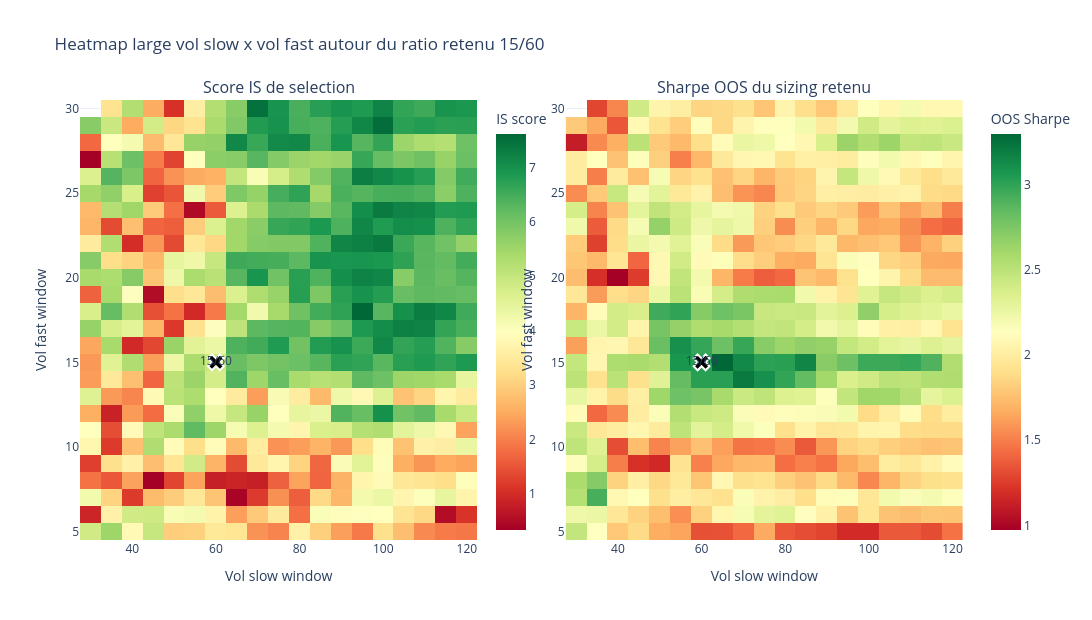

The code cell stored with this chart in its notebook:
### Markdown cell above
## 4. Stabilité Large du Couple `vol_fast x vol_slow`

Cette section repond directement a la question:

- est-ce que `15/60` est un point isole,
- ou bien est-ce qu'il vit dans une vraie zone stable,
- et que racontent les couples voisins en IS puis en OOS.

Lecture:

- axe `x` = fenetre **slow**
- axe `y` = fenetre **fast**
- la case `15/60` est marquee explicitement
- on regarde a la fois le **score IS de selection** et le **Sharpe OOS** de l'overlay retenu

### Code cell
stability_fast_windows = list(range(5, 31))
stability_slow_windows = list(range(30, 121, 5))
stability_all_windows = sorted(set(stability_fast_windows + stability_slow_windows))

minute_df = pd.read_parquet(dataset_path_candidate).copy()
if "timestamp" not in minute_df.columns:
    if getattr(minute_df.index, "name", None) == "timestamp":
        minute_df = minute_df.reset_index()
    else:
        minute_df = minute_df.reset_index().rename(columns={minute_df.reset_index().columns[0]: "timestamp"})
minute_df["timestamp"] = pd.to_datetime(minute_df["timestamp"], errors="coerce", utc=True)
minute_df["close"] = pd.to_numeric(minute_df["close"], errors="coerce")
minute_df = minute_df.dropna(subset=["timestamp", "close"]).sort_values("timestamp").reset_index(drop=True)
close_returns = minute_df["close"].pct_change()

for window in stability_all_windows:
    minute_df[f"vol_std_{window}"] = close_returns.rolling(window).std()

phase_map = variant_controls[["session_date", "phase"]].copy()
phase_map["session_date"] = pd.to_datetime(phase_map["session_date"], errors="coerce").dt.date

signal_rows = baseline_trades.copy()
signal_rows["session_date"] = pd.to_datetime(signal_rows["session_date"], errors="coerce").dt.date
signal_rows["entry_time"] = pd.to_datetime(signal_rows["entry_time"], errors="coerce", utc=True)
signal_rows = signal_rows.loc[signal_rows["session_date"].isin(set(phase_map["session_date"]))].copy()
signal_rows = signal_rows.sort_values(["session_date", "entry_time"]).drop_duplicates(subset=["session_date"], keep="first").reset_index(drop=True)
signal_rows["signal_timestamp"] = signal_rows["entry_time"] - pd.Timedelta(minutes=1)
signal_rows = signal_rows.merge(phase_map, on="session_date", how="left", validate="one_to_one")

feature_cols = [f"vol_std_{window}" for window in stability_all_windows]
signal_feature_rows = pd.merge_asof(
    signal_rows.sort_values("signal_timestamp"),
    minute_df[["timestamp", *feature_cols]].sort_values("timestamp"),
    left_on="signal_timestamp",
    right_on="timestamp",
    direction="backward",
    tolerance=pd.Timedelta(minutes=2),
)
signal_feature_rows["match_gap_seconds"] = (
    signal_feature_rows["signal_timestamp"] - signal_feature_rows["timestamp"]
).dt.total_seconds()

match_rate = float(signal_feature_rows["timestamp"].notna().mean()) if len(signal_feature_rows) else 0.0
display(Markdown(f"### Couverture des lignes signal pour la heatmap large\n- Match signal bar: **{match_rate * 100.0:.1f}%**"))

bucket_multiplier_map_retained = {
    "low": LOW_BUCKET_MULTIPLIER,
    "mid": MID_BUCKET_MULTIPLIER,
    "high": HIGH_BUCKET_MULTIPLIER,
}

stability_rows = []
for fast_window in stability_fast_windows:
    for slow_window in stability_slow_windows:
        if fast_window >= slow_window:
            continue

        feature_name = f"realized_vol_ratio_{fast_window}_{slow_window}"
        regime_probe = signal_feature_rows[["session_date", "phase"]].copy()
        regime_probe[feature_name] = (
            pd.to_numeric(signal_feature_rows[f"vol_std_{fast_window}"], errors="coerce")
            / pd.to_numeric(signal_feature_rows[f"vol_std_{slow_window}"], errors="coerce")
        )

        conditional_probe, feature_score_probe, assignments_probe, _ = build_conditional_bucket_analysis(
            regime_df=regime_probe,
            nominal_trades=baseline_trades,
            initial_capital=initial_capital,
            feature_specs=(
                RegimeFeatureSpec(
                    name=feature_name,
                    family="volatility",
                    description=f"Realized volatility ratio using rolling close-return stdev {fast_window} vs {slow_window} bars.",
                    value_column=feature_name,
                ),
            ),
            min_bucket_obs_is=min_bucket_obs_is_threshold,
        )
        if feature_score_probe.empty or feature_name not in assignments_probe:
            continue

        controls_probe = build_static_regime_controls(
            regime_df=regime_probe,
            feature_name=feature_name,
            bucket_labels=assignments_probe[feature_name],
            bucket_multipliers=bucket_multiplier_map_retained,
        )
        scaled_probe = _scale_nominal_trades_by_multiplier(
            nominal_trades=baseline_trades,
            controls=controls_probe,
            account_size_usd=initial_capital,
            base_risk_pct=base_risk_pct,
            tick_value_usd=0.5,
            point_value_usd=2.0,
            commission_per_side_usd=1.25,
        )
        scaled_probe["session_date"] = pd.to_datetime(scaled_probe["session_date"], errors="coerce")
        scaled_probe["entry_time"] = pd.to_datetime(scaled_probe["entry_time"], errors="coerce", utc=True)
        scaled_probe["exit_time"] = pd.to_datetime(scaled_probe["exit_time"], errors="coerce", utc=True)
        scaled_scope = build_scope_frame(scaled_probe, all_sessions, is_sessions, oos_sessions, initial_capital)
        oos_probe = scaled_scope.loc[scaled_scope["scope"] == "oos"].iloc[0]

        selected_probe = feature_score_probe.iloc[0]
        stability_rows.append(
            {
                "fast_window": int(fast_window),
                "slow_window": int(slow_window),
                "feature_name": feature_name,
                "feature_selection_score": float(selected_probe["feature_selection_score"]),
                "is_score_spread": float(selected_probe["is_score_spread"]),
                "best_bucket_is": str(selected_probe["best_bucket_is"]),
                "worst_bucket_is": str(selected_probe["worst_bucket_is"]),
                "valid_for_overlay": bool(selected_probe["valid_for_overlay"]),
                "min_bucket_obs_is": int(selected_probe["min_bucket_obs_is"]),
                "oos_sharpe_retained": float(oos_probe["sharpe"]),
                "oos_profit_factor_retained": float(oos_probe["profit_factor"]),
                "oos_net_pnl_retained": float(oos_probe["net_pnl"]),
                "oos_max_drawdown_retained": float(oos_probe["max_drawdown"]),
                "oos_trade_count_retained": int(oos_probe["n_trades"]),
            }
        )

stability_grid = pd.DataFrame(stability_rows).sort_values(["fast_window", "slow_window"]).reset_index(drop=True)

score_pivot = stability_grid.pivot(index="fast_window", columns="slow_window", values="feature_selection_score").sort_index().sort_index(axis=1)
sharpe_pivot = stability_grid.pivot(index="fast_window", columns="slow_window", values="oos_sharpe_retained").sort_index().sort_index(axis=1)

fig_stability = make_subplots(
    rows=1,
    cols=2,
    subplot_titles=("Score IS de selection", "Sharpe OOS du sizing retenu"),
    horizontal_spacing=0.10,
)
fig_stability.add_trace(
    go.Heatmap(
        z=score_pivot.values,
        x=score_pivot.columns.tolist(),
        y=score_pivot.index.tolist(),
        colorscale="RdYlGn",
        colorbar=dict(title="IS score", x=0.46),
        hovertemplate="slow=%{x}<br>fast=%{y}<br>IS score=%{z:.3f}<extra></extra>",
    ),
    row=1,
    col=1,
)
fig_stability.add_trace(
    go.Heatmap(
        z=sharpe_pivot.values,
        x=sharpe_pivot.columns.tolist(),
        y=sharpe_pivot.index.tolist(),
        colorscale="RdYlGn",
        colorbar=dict(title="OOS Sharpe", x=1.02),
        hovertemplate="slow=%{x}<br>fast=%{y}<br>OOS Sharpe=%{z:.3f}<extra></extra>",
    ),
    row=1,
    col=2,
)
for subplot_col in (1, 2):
    fig_stability.add_trace(
        go.Scatter(
            x=[60],
            y=[15],
            mode="markers+text",
            text=["15/60"],
            textposition="middle center",
            marker=dict(symbol="x", size=14, color="black", line=dict(width=2, color="white")),
            showlegend=False,
            hoverinfo="skip",
        ),
        row=1,
        col=subplot_col,
    )
fig_stability.update_layout(
    template=PLOT_TEMPLATE,
    width=1350,
    height=620,
    title="Heatmap large vol slow x vol fast autour du ratio retenu 15/60",
)
fig_stability.update_xaxes(title_text="Vol slow window", row=1, col=1)
fig_stability.update_xaxes(title_text="Vol slow window", row=1, col=2)
fig_stability.update_yaxes(title_text="Vol fast window", row=1, col=1)
fig_stability.update_yaxes(title_text="Vol fast window", row=1, col=2)
fig_stability.show()

local_neighborhood = (
    stability_grid.loc[
        stability_grid["fast_window"].between(10, 20)
        & stability_grid["slow_window"].between(45, 75)
    ]
    .sort_values(["oos_sharpe_retained", "feature_selection_score"], ascending=[False, False])
    .reset_index(drop=True)
)

anchor_row = stability_grid.loc[
    (stability_grid["fast_window"] == 15) & (stability_grid["slow_window"] == 60)
].iloc[0]

display(Markdown("### Zoom local autour de `15/60`"))
display(
    local_neighborhood.loc[
        :,
        [
            "fast_window",
            "slow_window",
            "feature_selection_score",
            "oos_sharpe_retained",
            "oos_net_pnl_retained",
            "oos_max_drawdown_retained",
            "best_bucket_is",
            "worst_bucket_is",
        ],
    ].head(18).round(3)
)

display(
    Markdown(
        "\n".join(
            [
                "### Lecture rapide de la zone `15/60`",
                f"- Ancre `15/60`: score IS **{anchor_row['feature_selection_score']:.3f}**, Sharpe OOS **{anchor_row['oos_sharpe_retained']:.3f}**, maxDD OOS **{fmt_money(anchor_row['oos_max_drawdown_retained'])}**.",
                f"- Mediane du voisinage local `(fast 10:20, slow 45:75)`: score IS **{local_neighborhood['feature_selection_score'].median():.3f}**, Sharpe OOS **{local_neighborhood['oos_sharpe_retained'].median():.3f}**.",
                f"- Rang local de `15/60` sur le Sharpe OOS: **#{1 + int((local_neighborhood['oos_sharpe_retained'] > anchor_row['oos_sharpe_retained']).sum())}** sur **{len(local_neighborhood)}** couples.",
            ]
        )
    )
)

### Figure 1 — Plotly figure (JSON) as saved in the notebook; plotly's stock layout.template omitted (floating-point values rounded to 4 significant figures; data arrays with more than 128 entries replaced by an {"elided": "..."} marker saying what was removed)
{"data": [{"colorbar": {"title": {"text": "IS score"}, "x": 0.46}, "colorscale": [[0, "rgb(165,0,38)"], [0.1, "rgb(215,48,39)"], [0.2, "rgb(244,109,67)"], [0.3, "rgb(253,174,97)"], [0.4, "rgb(254,224,139)"], [0.5, "rgb(255,255,191)"], [0.6, "rgb(217,239,139)"], [0.7, "rgb(166,217,106)"], [0.8, "rgb(102,189,99)"], [0.9, "rgb(26,152,80)"], [1, "rgb(0,104,55)"]], "hovertemplate": "slow=%{x}<br>fast=%{y}<br>IS score=%{z:.3f}<extra></extra>", "type": "heatmap", "x": [30, 35, 40, 45, 50, 55, 60, 65, 70, 75, 80, 85, 90, 95, 100, 105, 110, 115, 120], "xaxis": "x", "y": [5, 6, 7, 8, 9, 10, 11, 12, 13, 14, 15, 16, 17, 18, 19, 20, 21, 22, 23, 24, 25, 26, 27, 28, 29, 30], "yaxis": "y", "z": {"elided": "26x19 float values"}}, {"colorbar": {"title": {"text": "OOS Sharpe"}, "x": 1.02}, "colorscale": [[0, "rgb(165,0,38)"], [0.1, "rgb(215,48,39)"], [0.2, "rgb(244,109,67)"], [0.3, "rgb(253,174,97)"], [0.4, "rgb(254,224,139)"], [0.5, "rgb(255,255,191)"], [0.6, "rgb(217,239,139)"], [0.7, "rgb(166,217,106)"], [0.8, "rgb(102,189,99)"], [0.9, "rgb(26,152,80)"], [1, "rgb(0,104,55)"]], "hovertemplate": "slow=%{x}<br>fast=%{y}<br>OOS Sharpe=%{z:.3f}<extra></extra>", "type": "heatmap", "x": [30, 35, 40, 45, 50, 55, 60, 65, 70, 75, 80, 85, 90, 95, 100, 105, 110, 115, 120], "xaxis": "x2", "y": [5, 6, 7, 8, 9, 10, 11, 12, 13, 14, 15, 16, 17, 18, 19, 20, 21, 22, 23, 24, 25, 26, 27, 28, 29, 30], "yaxis": "y2", "z": {"elided": "26x19 float values"}}, {"hoverinfo": "skip", "marker": {"color": "black", "line": {"color": "white", "width": 2}, "size": 14, "symbol": "x"}, "mode": "markers+text", "showlegend": false, "text": ["15/60"], "textposition": "middle center", "type": "scatter", "x": [60], "xaxis": "x", "y": [15], "yaxis": "y"}, {"hoverinfo": "skip", "marker": {"color": "black", "line": {"color": "white", "width": 2}, "size": 14, "symbol": "x"}, "mode": "markers+text", "showlegend": false, "text": ["15/60"], "textposition": "middle center", "type": "scatter", "x": [60], "xaxis": "x2", "y": [15], "yaxis": "y2"}], "layout": {"annotations": [{"font": {"size": 16}, "showarrow": false, "text": "Score IS de selection", "x": 0.225, "xanchor": "center", "xref": "paper", "y": 1, "yanchor": "bottom", "yref": "paper"}, {"font": {"size": 16}, "showarrow": false, "text": "Sharpe OOS du sizing retenu", "x": 0.775, "xanchor": "center", "xref": "paper", "y": 1, "yanchor": "bottom", "yref": "paper"}], "height": 620, "title": {"text": "Heatmap large vol slow x vol fast autour du ratio retenu 15/60"}, "width": 1350, "xaxis": {"anchor": "y", "domain": [0, 0.45], "title": {"text": "Vol slow window"}}, "xaxis2": {"anchor": "y2", "domain": [0.55, 1], "title": {"text": "Vol slow window"}}, "yaxis": {"anchor": "x", "domain": [0, 1], "title": {"text": "Vol fast window"}}, "yaxis2": {"anchor": "x2", "domain": [0, 1], "title": {"text": "Vol fast window"}}}}
